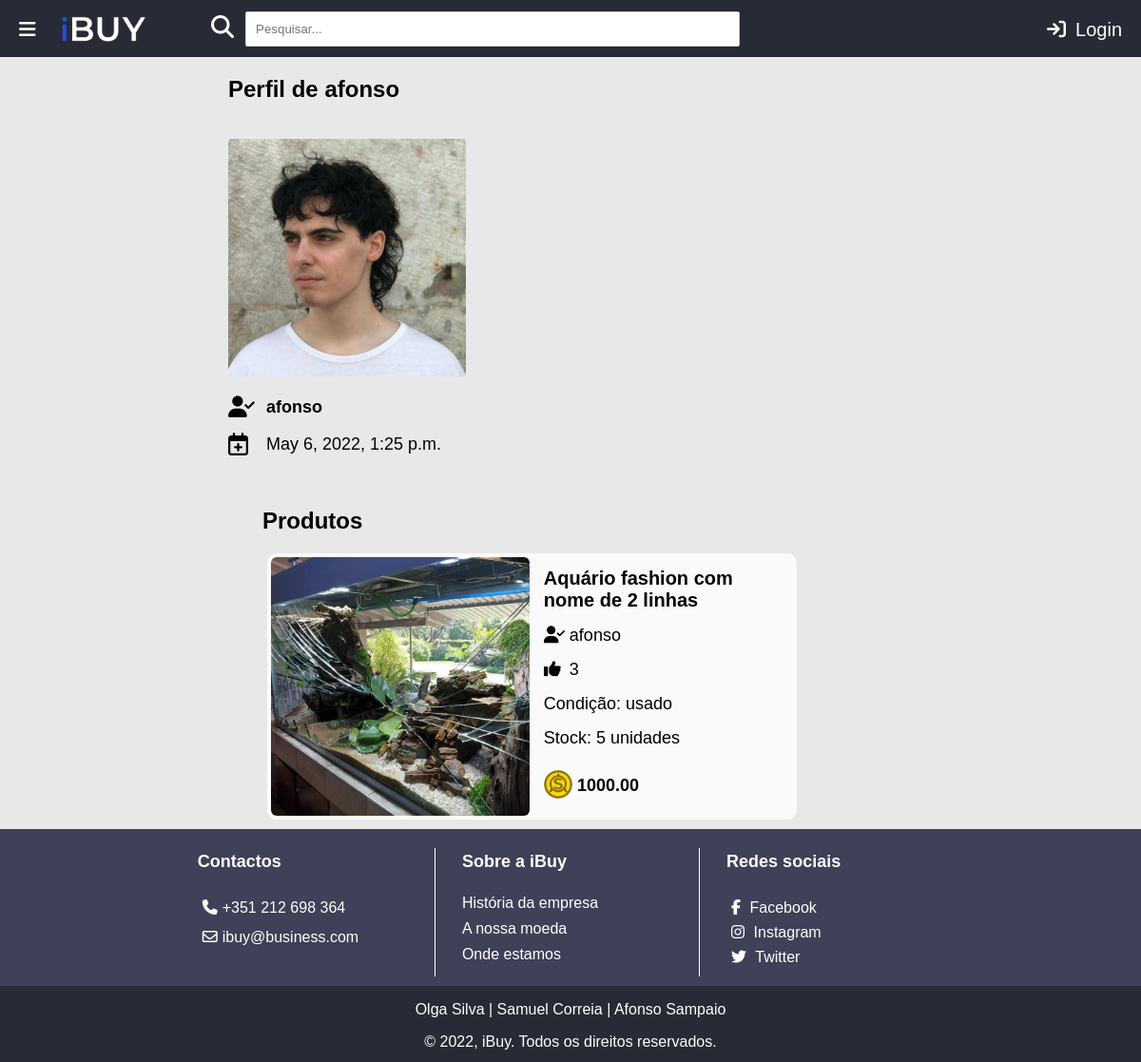
The app's page /ibuy/perfil/20, older data.
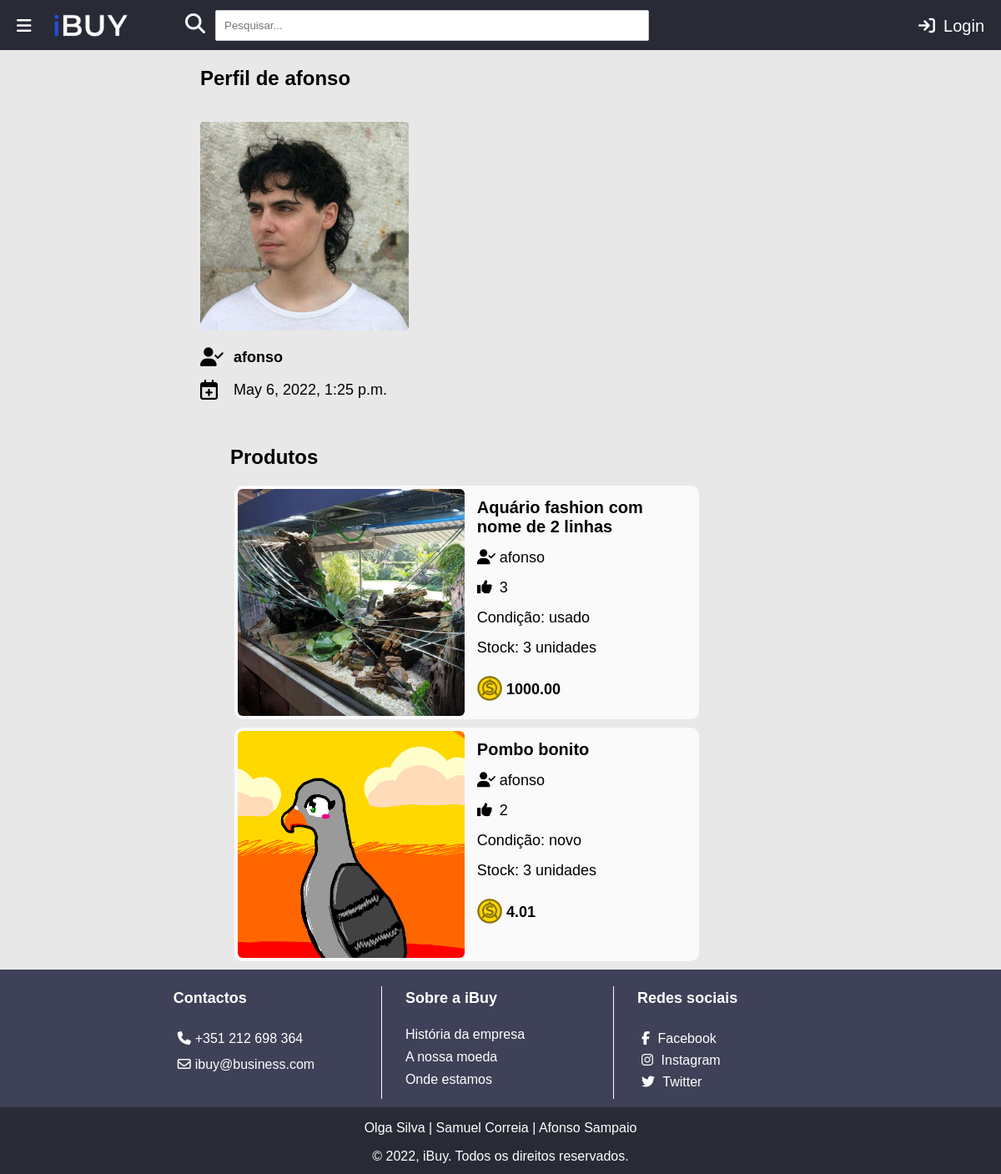
The same page, newer data.
### ibuy/models.py (models this page shows, shortened)
class Utilizador(models.Model):
    user = models.OneToOneField(User, on_delete=models.CASCADE)
    imagem = models.CharField(max_length=100, default='utilizador.png')
    credito = models.DecimalField(max_digits=6, decimal_places=2, default=0.00)

class Produto(models.Model):
    user = models.ForeignKey(User, on_delete=models.CASCADE, default="")
    likes = models.ManyToManyField(User, related_name='likes')
    nome = models.CharField(max_length=100)
    categoria = models.ForeignKey(Categoria, on_delete=models.CASCADE, default="", related_name="Categoria")
    quantidade = models.IntegerField(default=0)
    timestamp = models.DateTimeField(default=datetime.now, editable=False)
    descricao = models.TextField()  # mudar
    preco = models.DecimalField(
        max_digits=6,
        decimal_places=2,
        default=0.00,
    )
    imagem = models.CharField(max_length=100, default='produto.png')
    video_embed = models.CharField(max_length=1000, blank=True)
    NOVO = 'Novo'
    USADO = 'Usado'
    OPCOES_CONDICAO = (
        (NOVO, 'Novo'),
        (USADO, 'Usado'),
    )
    condicao = models.CharField(choices=OPCOES_CONDICAO, default=NOVO, max_length=100)
    def total_likes(self):
        return self.likes.count()

### ibuy/views.py (the view)
# urls.py: path('perfil/<int:user_id>', views.perfil, name='perfil'),
def perfil(request, user_id):
    user = get_object_or_404(User, pk=user_id)
    if user.is_superuser and request.user.id != user.id:
        return HttpResponseRedirect(reverse('ibuy:erro'))
    lista_produtos = Produto.objects.filter(user_id=user.id)
    lista_produtos = sorted(lista_produtos, key=lambda x: x.total_likes(), reverse=True)  # ordenar por likes
    if user.id != request.user.id :
        lista_produtos = list(filter(lambda x: x.quantidade != 0, lista_produtos))  # remover produtos com 0 unidades
    context = {
        'user': user,
        'lista_produtos': lista_produtos
    }
    return render(request, 'ibuy/perfil.html', context)

### ibuy/templates/ibuy/perfil.html (shortened to what this page needs)
{% extends "ibuy/index.html" %}
{% load static %}
{% block content %}
<section class="profile-wrap">
    {% if request.user.id == user.id %}
    <h2>Meu Perfil</h2>
    {% else %}
    <h2>Perfil de {{ user.username }}</h2>
    {% endif %}
    <aside class="profile-aside">
        <br>
        <img src="{% static 'media/images/utilizador/' %}{{user.utilizador.imagem}}" height=250px width=auto> <br>
        <br>
        <section class="profile-username"><a href="{% url 'ibuy:perfil' user.id %}">
            <i class="fa-solid fa-user-check fa-lg"></i>{{ user.username }}</a></section>
        <br>
        <i class="fa-regular fa-calendar-plus fa-xl"></i><strong style="font-size: 18px; font-weight: normal;">{{ user.date_joined }}</strong>
        <br><br>
        <br>
    </aside>
    <section class="profile-content">
        {% if lista_produtos %}
        <h2>Produtos</h2>
        {% for produto in lista_produtos %}
        <section style="cursor: pointer;" class="object-wrap-profile" id="{{ produto.id }}"
                 onclick='location.href="/ibuy/produto/{{produto.id}}";' id="{{ produto.id }}">
            <section class="object-img">
                <img src="{% static 'media/images/produto/' %}{{ produto.imagem }}" alt="Produto"
                     id="img-produto">
            </section>
            <section class="object-details-wrap">
                <section class="object-name">
                    <a href="{% url 'ibuy:produto' produto.id %}">
                        {{ produto.nome }}
                    </a>
                </section>
                <section class="object-username">
                    <a href="{% url 'ibuy:perfil' produto.user.id %}">
                        <i class="fa-solid fa-user-check"></i>{{ produto.user.username }}
                    </a>
                </section>
                <section class="object-detail-one"><i class="fa-solid fa-thumbs-up"></i>{{ produto.total_likes }}
                </section>
                <section class="object-detail-two">Condição: {{ produto.condicao }}
                </section>
                <section class="object-detail-three">Stock: {{ produto.quantidade }} unidade{{ produto.quantidade|pluralize }}
                </section>
                <section class="object-detail-four"><img src="{% static 'ibuy/images/coin.png' %}"
                                                         alt="Moeda do website" width="30" height="30"> {{ produto.preco }}
                </section>
            </section>
        </section>
        {% endfor %}
        {% endif %}
    </section>
</section>
{% endblock %}

### ibuy/templates/ibuy/index.html (shortened to what this page needs)
<!DOCTYPE html>
<html lang="en">
<head>
    {% load static %}
    <link rel="stylesheet" type="text/css" href="{% static 'ibuy/style.css' %}"/>
</head>
<body>
<section class="page-wrap">
    <header>
        <section class="open-sidebar-btn">
            <a href="#" id="menu-btn">
                <i class="fa fa-bars" aria-hidden="true"></i>
            </a>
        </section>
        <section class="logo">
            <a href="{% url 'ibuy:index' %}"><img src="{% static 'ibuy/images/LOGO-IBUY-White-Trans.gif' %}"
                                                  alt="Logo iBuy" height="50"></a>
        </section>
        <section class="search">
            <i id="search-symbol" class="fa-solid fa-magnifying-glass fa-xl"></i>
            <form method="get" id="search-form" action="{% url 'ibuy:index' %}">
                <input id="search-text" name="pesquisa" type="text" placeholder="Pesquisar...">
            </form>
        </section>
        <section class="header-btns">
            {% if request.user.is_authenticated %}
            <a href="{% url 'ibuy:logoutview' %}" class="header-btns-link"><i class="fa-solid fa-arrow-right-from-bracket" id="logout-btn"></i>Logout</a>
            <a href="{% url 'ibuy:perfil' request.user.id %}" class="header-btns-link"><i class="fa-solid fa-user"></i>Perfil</a>
            {% else %}
            <a href="{% url 'ibuy:loginuser' %}" class="header-btns-link"><i class="fa-solid fa-arrow-right-to-bracket"></i>Login</a>
            {% endif %}
        </section>
    </header>
    <section class="content-wrap">
        {% block content %}{% endblock %}
    </section>
    <footer>
        <section class="upper-footer-wrap">
            <section class="upper-footer-wrap-content">
                <section class="upper-footer-wrap-left">
                    <section class="upper-footer-wrap-left-text">
                        <h4>Contactos</h4>
                        <p><i class="fa-solid fa-phone"></i>+351 212 698 364</p>
                        <p><i class="fa-regular fa-envelope"></i>ibuy@business.com</p>
                    </section>
                </section>
                <section class="upper-footer-wrap-mid">
                    <section class="upper-footer-wrap-mid-text">
                        <h4>Sobre a iBuy</h4>
                        <p><a href="{% url 'ibuy:historiaempresa' %}">História da empresa</a></p>
                        <p><a href="{% url 'ibuy:nossamoeda' %}">A nossa moeda</a></p>
                        <p><a href="{% url 'ibuy:ondeestamos' %}">Onde estamos</a></p>
                    </section>
                </section>
                <section class="upper-footer-wrap-right">
                    <section class="upper-footer-wrap-right-text">
                        <h4>Redes sociais</h4>
                        <a href="https://m.facebook.com/samco2k?_rdr" target="_blank"><i
                                class="fa-brands fa-facebook-f"></i> Facebook</a><br>
                        <a href="https://www.instagram.com/opombosilva/" target="_blank"><i
                                class="fa-brands fa-instagram"></i> Instagram</a><br>
                        <a href="https://twitter.com/uhfonso" target="_blank"><i class="fa-brands fa-twitter"></i>
                            Twitter</a><br>
                    </section>
                </section>
            </section>
        </section>
        <section class="lower-footer-wrap">
            <p>Olga Silva | Samuel Correia | Afonso Sampaio</p>
            <p>&copy; 2022, iBuy. Todos os direitos reservados.</p>
        </section>
    </footer>
</section>
</body>
</html>

### ibuy/static/ibuy/style.css (style rules this page uses)
html, body { font-family: sans-serif; margin: 0; padding: 0; background-color: #E8E8E8; overflow-x: hidden; }
.page-wrap { position: relative; min-height: 100vh; overflow: hidden; }
.content-wrap { width: 60%; padding-left: 20%; padding-right: 20%; padding-bottom: 245px; }
.object-img { display: inline-block; }
.object-img img { width: 17em; height: 17em; object-fit: cover; border-radius: 6px; }
.object-details-wrap { overflow: hidden; margin-right: 4%; margin-top: 2%; width: 100%; max-width: 15em; max-height: 16em; height: 100%; display: inline-block; float: right; position: relative; }
.object-details-wrap i { width: 27px; }
footer .upper-footer-wrap, footer .lower-footer-wrap { width: 100%; position: absolute; color: white; }
footer h4 { font-weight: bold; font-size: 18px; }
.upper-footer-wrap { bottom: 80px; height: 160px; background-color: #3e4157; padding-bottom: 0.4%; }
.lower-footer-wrap { bottom: 0; height: 80px; background-color: #282A35; text-align: center; }
.upper-footer-wrap-content { width: 70%; padding-left: 15%; padding-right: 15%; height: 160px; margin: 0 auto; }
.upper-footer-wrap-content a:link { text-decoration: none; color: inherit; }
.upper-footer-wrap-left, .upper-footer-wrap-mid, .upper-footer-wrap-right { float:left; width: 33%; text-align: left; }
.upper-footer-wrap-left-text, .upper-footer-wrap-mid-text, .upper-footer-wrap-right-text { margin: 0 auto; padding-left: 10%; }
.upper-footer-wrap-mid-text p { margin: 0 0 9px; }
.upper-footer-wrap-left-text p { margin: 0 0 5px; }
.upper-footer-wrap i { padding: 5px; }
header { height: 60px; background-color: #282A35 !important; overflow: hidden; }
.open-sidebar-btn { float: left; margin: 20px; font-size: 20px; color: white !important; text-align: center; text-decoration: none; }
.open-sidebar-btn a { text-decoration: none; color: inherit; }
.header-btns-link { float: right; color: white !important; text-align: center; padding: 20px 20px; text-decoration: none; font-size: 20px; }
.header-btns i { padding-right: 10px; }
.header-btns { height: 60px; margin-top: 0; float: right; }
.logo a { padding-top: 6px; display: block; float: left; text-decoration: none; color: inherit; }
#search-text { width: 250%; padding: 10px 10px; margin:0; border: 1px solid #ccc; border-radius: 2px; }
#search-form { float: left; padding-top: 12px; }
#search-symbol { margin: 12px; padding-top: 16px; float: left; color: white; }
.search { margin-left: 17.5%; }
.object-name a { font-size: 20px; font-weight: bold; text-decoration: none; color: black; }
.object-name { padding-bottom: 0%; }
.object-username a { font-size: 18px; text-decoration: none; color: black; }
.object-detail-one { font-size: 18px; }
.object-detail-three { font-size: 18px; }
.object-detail-two { font-size: 18px; }
.object-detail-four { display: inline-block; font-size: 18px; font-weight: bold; width: 45%; }
.object-detail-four img { position: relative; top: 8px; }
.object-details-wrap section { margin-bottom: 15px; }
.profile-aside { float:left; }
.profile-content { float: left; width: 100%; max-width: 36em; margin-left: 5%; }
.profile-wrap { overflow: hidden; }
.object-wrap-profile { width: 100%; max-width: 34.3em; border: 4px solid transparent; height: 17em; border-radius: 10px; background-color: #fafafa; margin: 5px; margin-bottom: 10px; }
.profile-username, .profile-edit, .profile-delete { font-weight: bold; font-size: 18px; color: black; }
.profile-aside a { color: inherit; text-decoration: none; }
.profile-aside i { width: 40px; }
.profile-aside img { border-radius: 4px; }

Row changes from the older to the newer data that the page shows:
changed Produto "Aquário fashion com nome de 2 linhas": quantidade "5" → "3"
now on this page (row edited): Produto: imagem (picture), nome "Pombo bonito", user.username "afonso", total_likes "2", condicao "novo", quantidade "3", preco "4.01"
